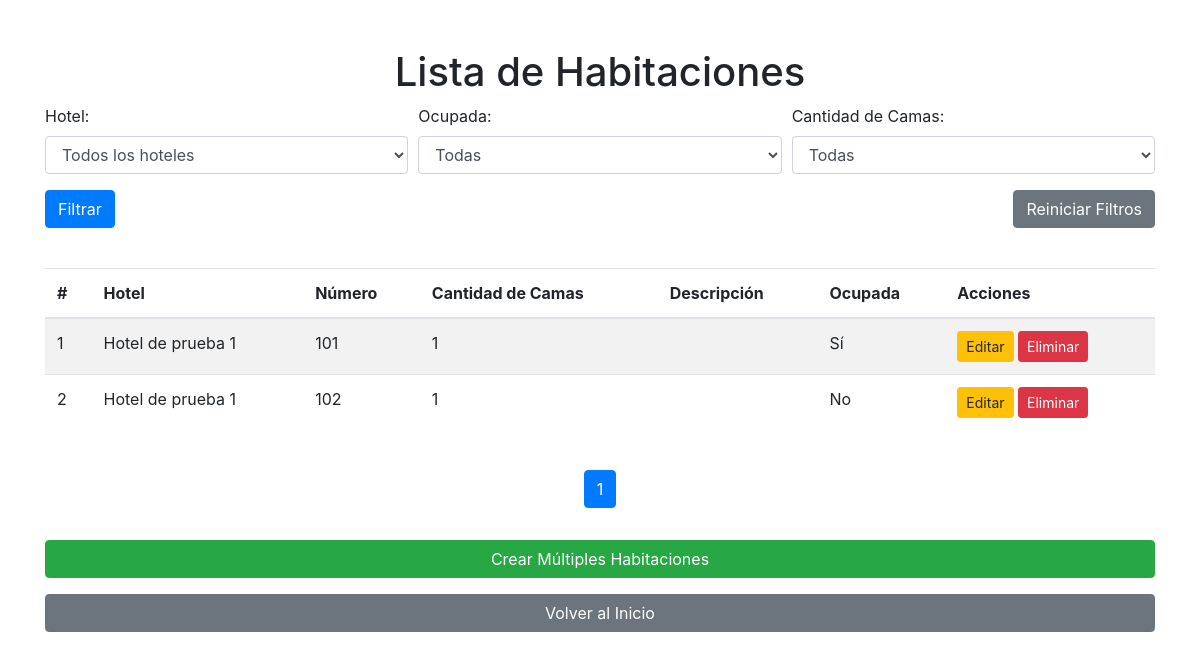
The page /habitaciones/ (signed in) on the database its author committed.
### hoteles/models.py (models this page shows, shortened)
class Habitacion(models.Model):
    hotel = models.ForeignKey(Hotel, related_name='habitaciones', on_delete=models.CASCADE)
    numero = models.CharField(max_length=20)
    cantidad_camas = models.PositiveIntegerField()
    descripcion = models.TextField()
    ocupada = models.BooleanField(default=False)

class Hotel(models.Model):
    CATEGORIAS = [
        ('normal', 'Normal'),
        ('frente_al_mar', 'Frente al Mar'),
        ('cabanas', 'Cabañas'),
    ]
    id = models.AutoField(primary_key=True)
    nombre = models.CharField(max_length=255)
    descripcion_breve = models.CharField(max_length=500)
    descripcion_detallada = models.TextField()
    precio = models.IntegerField()
    foto = models.ImageField(upload_to='hoteles/')
    categoria = models.CharField(max_length=20, choices=CATEGORIAS, default='normal')
    en_oferta = models.BooleanField(default=False)
    porcentaje_descuento = models.IntegerField(default=0)
    stock_habitaciones = models.PositiveIntegerField(default=0)
    ubicacion = models.CharField(max_length=255, null=True, blank=True)
    wifi_gratuito = models.BooleanField(default=False)
    desayuno_incluido = models.BooleanField(default=False)
    gimnasio = models.BooleanField(default=False)
    piscina = models.BooleanField(default=False)
    spa = models.BooleanField(default=False)
    restaurante = models.BooleanField(default=False)
    servicio_transporte = models.BooleanField(default=False)
    servicios_eventos = models.BooleanField(default=False)
    servicio_conserjeria = models.BooleanField(default=False)

### hoteles/views.py (the view)
# urls.py: path('habitaciones/', lista_habitaciones, name='lista_habitaciones'),
@user_passes_test(superuser_required)
def lista_habitaciones(request):
    form = FiltroHabitacionesForm(request.GET)
    habitaciones = Habitacion.objects.all()
    if form.is_valid():
        hotel = form.cleaned_data['hotel']
        ocupada = form.cleaned_data['ocupada']
        cantidad_camas = form.cleaned_data['cantidad_camas']
        if hotel:
            habitaciones = habitaciones.filter(hotel=hotel)
        if ocupada is not None:
            habitaciones = habitaciones.filter(ocupada=ocupada)
        if cantidad_camas:
            habitaciones = habitaciones.filter(cantidad_camas=cantidad_camas)
    paginator = Paginator(habitaciones, 10)  # Mostrar 10 habitaciones por página
    page_number = request.GET.get('page')
    habitaciones = paginator.get_page(page_number)
    return render(request, './habitaciones/lista_habitaciones.html', {
        'habitaciones': habitaciones,
        'form': form,
        'hoteles': Hotel.objects.all(),
    })

### hoteles/forms.py
class FiltroHabitacionesForm(forms.Form):
    hotel = forms.ModelChoiceField(queryset=Hotel.objects.all(), required=False, label='Hotel')
    ocupada = forms.NullBooleanField(required=False, widget=forms.Select(choices=[
        ('', 'Todas'),
        (True, 'Sí'),
        (False, 'No'),
    ]))
    cantidad_camas = forms.ChoiceField(required=False, label='Cantidad de Camas', choices=[('', 'Todas')])
    def __init__(self, *args, **kwargs):
        super().__init__(*args, **kwargs)
        camas_choices = [(cantidad, cantidad) for cantidad in Habitacion.objects.values_list('cantidad_camas', flat=True).distinct()]
        self.fields['cantidad_camas'].choices += camas_choices

### hoteles/authentication_backend.py (called while the page is built)
    def get_user(self, user_id):
        try:
            return Usuario.objects.get(pk=user_id)
        except Usuario.DoesNotExist:
            return None

### hoteles/views.py (called while the page is built)
def superuser_required(user):
    return user.is_superuser

### hoteles/templates/habitaciones/lista_habitaciones.html (shortened to what this page needs)
<!DOCTYPE html>
<html lang="es">
<head>
    <link href="https://stackpath.bootstrapcdn.com/bootstrap/4.5.2/css/bootstrap.min.css" rel="stylesheet">
</head>
<body>
    <div class="container mt-5">
        <h1 class="text-center">Lista de Habitaciones</h1>
        <form method="get" class="mb-4">
            <div class="form-row">
                <div class="form-group col-md-4">
                    <label for="hotel">Hotel:</label>
                    <select id="hotel" name="hotel" class="form-control">
                        <option value="">Todos los hoteles</option>
                    </select>
                </div>
                <div class="form-group col-md-4">
                    <label for="ocupada">Ocupada:</label>
                    <select id="ocupada" name="ocupada" class="form-control">
                        <option value="">Todas</option>
                    </select>
                </div>
                <div class="form-group col-md-4">
                    <label for="cantidad_camas">Cantidad de Camas:</label>
                    <select id="cantidad_camas" name="cantidad_camas" class="form-control">
                        <option value="">Todas</option>
                    </select>
                </div>
            </div>
            <div class="form-row">
                <div class="form-group col-md-6">
                    <button type="submit" class="btn btn-primary">Filtrar</button>
                </div>
                <div class="form-group col-md-6 text-right">
                    <a href="{% url 'lista_habitaciones' %}" class="btn btn-secondary">Reiniciar Filtros</a>
                </div>
            </div>
        </form>
        <table class="table table-striped">
            <thead>
                <tr>
                    <th>#</th>
                    <th>Hotel</th>
                    <th>Número</th>
                    <th>Cantidad de Camas</th>
                    <th>Descripción</th>
                    <th>Ocupada</th>
                    <th>Acciones</th>
                </tr>
            </thead>
            <tbody>
                {% for habitacion in habitaciones %}
                <tr>
                    <td>{{ habitaciones.start_index|add:forloop.counter0 }}</td>
                    <td>{{ habitacion.hotel.nombre }}</td>
                    <td>{{ habitacion.numero }}</td>
                    <td>{{ habitacion.cantidad_camas }}</td>
                    <td>{{ habitacion.descripcion }}</td>
                    <td>{{ habitacion.ocupada|yesno:"Sí,No" }}</td>
                    <td>
                        <a href="{% url 'actualizar_habitacion' habitacion.pk %}" class="btn btn-warning btn-sm">Editar</a>
                        <a href="{% url 'eliminar_habitacion' habitacion.pk %}" class="btn btn-danger btn-sm">Eliminar</a>
                    </td>
                </tr>
                {% endfor %}
            </tbody>
        </table>
        <div class="d-flex justify-content-center">
            <ul class="pagination mt-4">
                {% for num in habitaciones.paginator.page_range %}
                {% if habitaciones.number == num %}
                <li class="page-item active"><span class="page-link">{{ num }} <span class="sr-only">(current)</span></span></li>
                {% endif %}
                {% endfor %}
            </ul>
        </div>
        <a href="{% url 'crear_multiple_habitaciones' %}" class="btn btn-success btn-block mt-3 mb-3">Crear Múltiples Habitaciones</a>
        <a href="{% url 'index' %}" class="btn btn-secondary btn-block mt-3 mb-3">Volver al Inicio</a>
    </div>
</body>
</html>

### rows shown on the page
Habitacion: start_index|add "1", hotel.nombre "Hotel de prueba 1", numero "101", cantidad_camas "1", ocupada "Sí"
Habitacion: start_index|add "2", hotel.nombre "Hotel de prueba 1", numero "102", cantidad_camas "1", ocupada "No"

### other values the page prints
{{ num }} "1"
